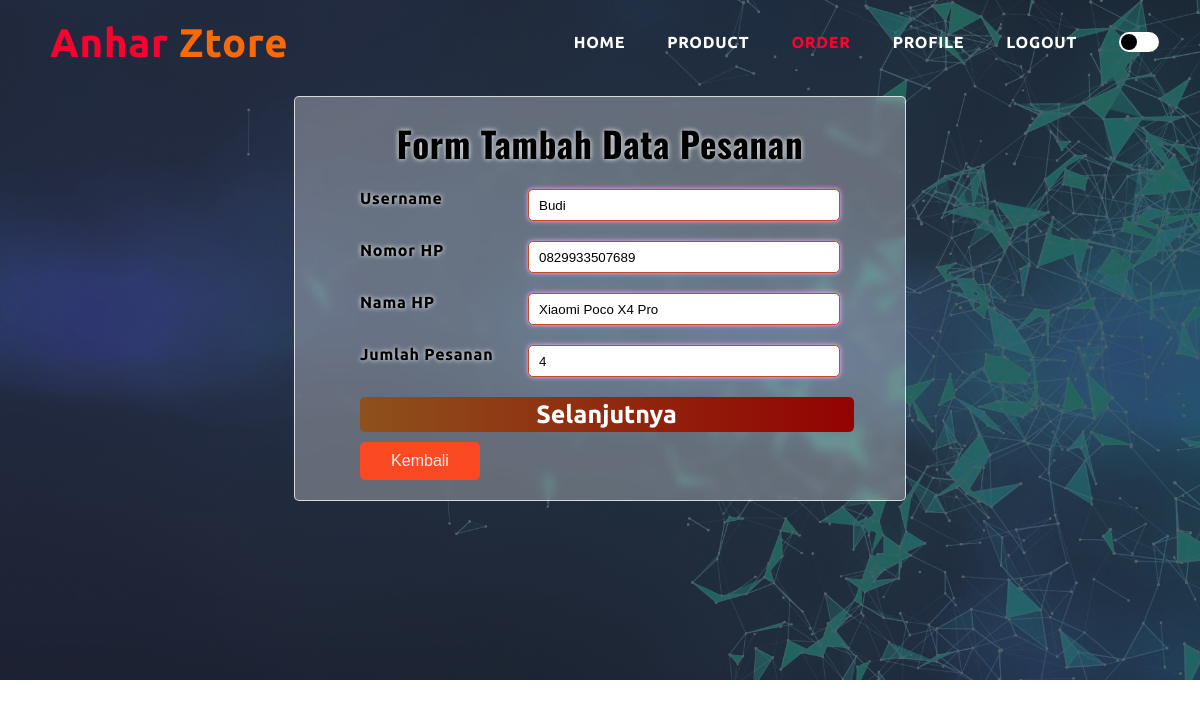
/pesanan/edit_pesanan_user.php?id=6 (signed in), run on the app's committed database.
### tables this page shows
CREATE TABLE `user` (
  `id_user` int(10) NOT NULL,
  `role` enum('admin','user') NOT NULL,
  `username` varchar(100) NOT NULL,
  `password` varchar(100) NOT NULL,
  `email` varchar(100) NOT NULL,
  `no_hp` varchar(16) NOT NULL,
  `alamat` text NOT NULL
);

CREATE TABLE `produk` (
  `id_produk` int(10) NOT NULL,
  `nama` varchar(100) NOT NULL,
  `harga` int(10) NOT NULL,
  `kategori` varchar(50) NOT NULL,
  `deskripsi` text NOT NULL,
  `stock` int(10) NOT NULL,
  `keterangan` timestamp NOT NULL DEFAULT current_timestamp() ON UPDATE current_timestamp(),
  `gambar` varchar(100) NOT NULL
);

CREATE TABLE `pesanan` (
  `id_pesanan` int(10) NOT NULL,
  `id_user` int(10) NOT NULL,
  `id_produk` int(10) NOT NULL,
  `metode_pembayaran` varchar(100) NOT NULL,
  `jumlah` int(10) NOT NULL,
  `total_harga` int(10) NOT NULL,
  `keterangan_waktu` timestamp NOT NULL DEFAULT current_timestamp() ON UPDATE current_timestamp(),
  `atas_nama` varchar(100) NOT NULL,
  `status` enum('menunggu','berhasil','gagal') NOT NULL
);

### pesanan/edit_pesanan_user.php (the view, shortened to what this page needs)
<?php
    require '../koneksi.php';
    $result = mysqli_query( $conn, "SELECT * FROM pesanan WHERE id_pesanan = '$_SESSION[id_pesanan]'");
    $pesan = [];
    while ($row = mysqli_fetch_array($result)) {
        $pesan[] = $row;
    }
    foreach ($pesan as $data_pesanan);
    $username = $_SESSION["username"];
    $result = mysqli_query($conn, "SELECT * FROM user WHERE username = '$username'");
    $data = [];
    while ($row = mysqli_fetch_array($result)) {
        $data[] = $row;
    }
    foreach ($data as $user);
    $id_user = $user["id_user"];
    $result = mysqli_query( $conn, "SELECT * FROM produk WHERE id_produk = '$data_pesanan[id_produk]'");
    $data_produk = [];
    while ($row = mysqli_fetch_array($result)) {
        $data_produk[] = $row;
    }
    foreach ($data_produk as $produk);
?>
<!DOCTYPE html>
<html lang="en">
<head>
    <link rel="stylesheet" href="../style.css">
    <link rel="stylesheet" href="https://stackpath.bootstrapcdn.com/font-awesome/4.7.0/css/font-awesome.min.css">
</head>
<body>
    <div class="atas">
        <nav>
            <a href="index.html" id="logo"> Anhar <font color="#f86909"> Ztore </font> </a>
            <div class="navbar">
                <ul>
                    <li> <a href="../pengguna/user/user.php"> HOME </a></li>
                    <li> <a href="../produk/list_barang.php"> PRODUCT </a></li>
                    <li> <a href='pesanan_user.php' style="color: #fa022e;"> ORDER </a></li>
                    <li> <a href='../pengguna/user/profile.php?id=<?php echo $id_user; ?>'> PROFILE </a></li>
                    <li> <a href="../logout.php"> LOGOUT </a></li>
                    <li>
                        <label>
                            <span class="check"></span>
                        </label>
                    </li>
                </ul>
            </div>
        </nav>
        <div class="form">
            <form method="post" action="">
                <h2>Form Tambah Data Pesanan</h2>
                <div class="order-detail">
                    <div class="input">
                        <span class="detail"> Username </span>
                        <input name="nama" type="text" value="<?php echo ucwords($user['username']) ?>" readonly
                                style="
                                    box-shadow: 0px 0px 5px 0px rgb(255, 172, 254);
                                    border-color: rgb(198, 72, 37);">
                    </div>
                    <div class="input">
                        <span class="detail"> Nomor HP </span>
                        <input  name="no_hp" type="text" value="<?php echo $user['no_hp'] ?>" readonly
                                style="
                                    box-shadow: 0px 0px 5px 0px rgb(255, 172, 254);
                                    border-color: rgb(198, 72, 37);">
                    </div>
                    <div class="input">
                        <span class="detail"> Nama HP </span>
                        <input name="merk" type="text" value="<?php echo $produk['nama'] ?>" readonly
                                style="
                                    box-shadow: 0px 0px 5px 0px rgb(255, 172, 254);
                                    border-color: rgb(198, 72, 37);">
                    </div>
                    <div class="input">
                        <span class="detail"> Jumlah Pesanan </span>
                        <input name="jumlah" type="number" min="1" required value="<?php echo $data_pesanan['jumlah'] ?>"
                                style="
                                    box-shadow: 0px 0px 5px 0px rgb(255, 172, 254);
                                    border-color: rgb(198, 72, 37);">
                    </div>
                    <div class="submitButton">
                        <input type="submit" value="Selanjutnya" name="lanjutkan">
                    </div>
                    <div class="kelola">
                        <button><a href="pesanan_user.php">Kembali</a> </button>
                    </div>
                </div>
            </form>
        </div>
    </div>
</body>
</html>

### style.css (style rules this page uses)
* { margin: 0; padding: 0; scroll-behavior: smooth; }
:root { --Atas-color: linear-gradient(rgba(30, 34, 51, 0.7),rgba(30, 34, 51, 0.7)), url(assets/bg.jpg); --Bawah-color: url(assets/bg2.jpg); --h1produk-color: rgb(8, 8, 53); --h1produk-shadow: 1px 1px 3px red; --pproduk-color: rgb(85, 81, 81); --kolom-color: #dafaf8; --kolom-shadow: rgb(108, 108, 108); --kolom-hover: rgb(55, 82, 255); --h1review-color: rgb(8, 8, 53); --kolomreview-color: #e9f9f7; --preview-color: black; --fareview-color: rgb(6, 15, 114); --form-color: rgba(255, 255, 255, 0.3); --tampil-color: linear-gradient(rgba(17,100,98,1) 0%, rgba(15,13,106,1) 100%); --form-shadow: 0px 0px 5px white; }
body { letter-spacing: 0.75px; font-size: 16px; font-weight: 500; }
.check:before, .check:after { border-radius: 50%; content: ''; position: absolute; top: 2px; transition: transform 0.5s ease; height: 16px; width: 16px; }
.check:before { background-color: #000; left: 2px; }
.check { background-color: #fff; border-radius: 20px; cursor: pointer; display: block; height: 20px; overflow: hidden; position: relative; transition: background-color 0.5s ease-in; box-shadow: 0.5s ease-in; width: 40px; }
.atas { min-height: 650px; height: auto; width: 100%; background-image: var(--Atas-color); background-position: center; background-size: cover; position: static; font-family: 'Ubuntu', sans-serif; text-align: center; margin: auto; z-index: 1; padding-bottom: 30px; }
nav { padding-top: 20px; padding-bottom: 20px; display: flex; padding-left: 50px; justify-content: space-between; align-items: center; }
#logo { color: rgb(248, 240, 227); font-size: 40px; text-decoration: none; font-weight: 700; }
.navbar { float: right; }
.navbar ul { display: flex; flex-direction: row; align-items: center; }
.navbar ul li { list-style: none; display: flex; flex-direction: column; padding-right: 40px; position: static; border:1px solid transparent; }
.navbar ul li a { font-weight: 600; color: white; text-decoration: none; font-family: 'Ubuntu', sans-serif; font-size: 16px; }
.navbar ul li::after { content: ''; width: 0%; height: 2px; display: flex; margin: auto; transition: 0.5s; }
.form { text-shadow: var(--form-shadow); display: flex; justify-content: center; align-items: center; background: var(--form-color); border: 1px solid rgba(255, 255, 255, 0.75); backdrop-filter: blur(5px); max-width: 550px; max-height: 700px; width: 100%; margin: auto; margin-top: 10px; padding: 20px 30px; border-radius: 5px; color: var(--preview-color); font-weight: 600; }
.form h2 { font-size: 35px; margin-bottom: 10px; font-family: 'Oswald', sans-serif; }
.input { font-family: 'Ubuntu'; display: flex; justify-content: space-between; width: 480px; margin: 20px; }
.input input { border-radius: 5px; border: 1px solid rgb(160, 160, 160); box-shadow: 0px 0px 5px 0px rgb(160, 160, 160); height: 30px; outline: none; width: 300px; padding-left: 10px; }
.input input:focus, .input input:valid { box-shadow: 0px 0px 5px 0px rgb(255, 172, 254); border-color: rgb(198, 72, 37); }
.submitButton input { cursor: pointer; border-radius: 5px; border: none; margin-left: 13px; color: white; height: 35px; width: 95%; font-weight: 700; font-family: 'ubuntu'; font-size: 25px; background: linear-gradient(90deg, rgba(142,81,28,1) 0%, rgba(147,2,2,1) 100%); }
.kelola button { margin-top: 10px; margin-left: 20px; width: 120px; padding-top: 10px; border-radius: 5px; padding-bottom: 10px; background: #fb4a22; float: left; border: none; outline: none; }
.kelola button a { text-decoration: none; font-size: 16px; color: #eeeeee; }

### data on the page
user: nama "Budi", no_hp "0829933507689"
produk: merk "Xiaomi Poco X4 Pro"
pesanan: jumlah "4"
